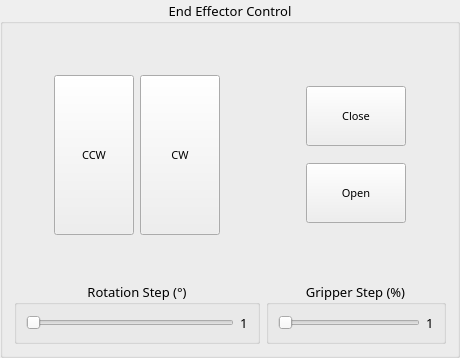
       <widget class="QGroupBox" name="groupBox_2">
        <property name="font">
         <font>
          <family>Ubuntu Thin</family>
          <pointsize>10</pointsize>
         </font>
        </property>
        <property name="title">
         <string>End Effector Control</string>
        </property>
        <property name="alignment">
         <set>Qt::AlignCenter</set>
        </property>
        <layout class="QGridLayout" name="gridLayout_2">
         <item row="0" column="0">
          <spacer name="verticalSpacer_13">
           <property name="font">
            <font>
             <family>Ubuntu Thin</family>
             <pointsize>10</pointsize>
            </font>
           </property>
           <property name="orientation">
            <enum>Qt::Vertical</enum>
           </property>
           <property name="sizeHint" stdset="0">
            <size>
             <width>20</width>
             <height>40</height>
            </size>
           </property>
          </spacer>
         </item>
         <item row="2" column="0">
          <spacer name="verticalSpacer_12">
           <property name="font">
            <font>
             <family>Ubuntu Thin</family>
             <pointsize>10</pointsize>
            </font>
           </property>
           <property name="orientation">
            <enum>Qt::Vertical</enum>
           </property>
           <property name="sizeHint" stdset="0">
            <size>
             <width>20</width>
             <height>40</height>
            </size>
           </property>
          </spacer>
         </item>
         <item row="1" column="0">
          <layout class="QHBoxLayout" name="horizontalLayout">
           <item>
            <spacer name="horizontalSpacer_7">
             <property name="font">
              <font>
               <family>Ubuntu Thin</family>
               <pointsize>10</pointsize>
              </font>
             </property>
             <property name="orientation">
              <enum>Qt::Horizontal</enum>
             </property>
             <property name="sizeHint" stdset="0">
              <size>
               <width>40</width>
               <height>20</height>
              </size>
             </property>
            </spacer>
           </item>
           <item>
            <widget class="QPushButton" name="endeff_ccw_rotation">
             <property name="sizePolicy">
              <sizepolicy hsizetype="Fixed" vsizetype="Fixed">
               <horstretch>0</horstretch>
               <verstretch>0</verstretch>
              </sizepolicy>
             </property>
             <property name="minimumSize">
              <size>
               <width>80</width>
               <height>160</height>
              </size>
             </property>
             <property name="maximumSize">
              <size>
               <width>80</width>
               <height>160</height>
              </size>
             </property>
             <property name="font">
              <font>
               <family>Ubuntu Thin</family>
               <pointsize>8</pointsize>
              </font>
             </property>
             <property name="text">
              <string>CCW</string>
             </property>
            </widget>
           </item>
           <item>
            <widget class="QPushButton" name="endeff_cw_rotation">
             <property name="sizePolicy">
              <sizepolicy hsizetype="Fixed" vsizetype="Fixed">
               <horstretch>0</horstretch>
               <verstretch>0</verstretch>
              </sizepolicy>
             </property>
             <property name="minimumSize">
              <size>
               <width>80</width>
               <height>160</height>
              </size>
             </property>
             <property name="maximumSize">
              <size>
               <width>80</width>
               <height>160</height>
              </size>
             </property>
             <property name="font">
              <font>
               <family>Ubuntu Thin</family>
               <pointsize>8</pointsize>
              </font>
             </property>
             <property name="text">
              <string>CW</string>
             </property>
            </widget>
           </item>
           <item>
            <spacer name="horizontalSpacer_8">
             <property name="font">
              <font>
               <family>Ubuntu Thin</family>
               <pointsize>10</pointsize>
              </font>
             </property>
             <property name="orientation">
              <enum>Qt::Horizontal</enum>
             </property>
             <property name="sizeHint" stdset="0">
              <size>
               <width>40</width>
               <height>20</height>
              </size>
             </property>
            </spacer>
           </item>
          </layout>
         </item>
         <item row="3" column="0">
          <widget class="QGroupBox" name="groupBox_6">
           <property name="font">
            <font>
             <family>Ubuntu Thin</family>
             <pointsize>10</pointsize>
            </font>
           </property>
           <property name="title">
            <string>Rotation Step (°)</string>
           </property>
           <property name="alignment">
            <set>Qt::AlignCenter</set>
           </property>
           <layout class="QHBoxLayout" name="horizontalLayout_8">
            <item>
             <widget class="QSlider" name="endeff_angle_step">
              <property name="font">
               <font>
                <family>Ubuntu Thin</family>
                <pointsize>10</pointsize>
               </font>
              </property>
              <property name="maximum">
               <number>90</number>
              </property>
              <property name="pageStep">
               <number>1</number>
              </property>
              <property name="orientation">
               <enum>Qt::Horizontal</enum>
              </property>
             </widget>
            </item>
            <item>
             <widget class="QLabel" name="endeff_angle_step_show">
              <property name="font">
               <font>
                <family>Ubuntu Thin</family>
                <pointsize>10</pointsize>
               </font>
              </property>
              <property name="text">
               <string>1</string>
              </property>
             </widget>
            </item>
           </layout>
          </widget>
         </item>
         <item row="3" column="1">
          <widget class="QGroupBox" name="groupBox_7">
           <property name="font">
            <font>
             <family>Ubuntu Thin</family>
             <pointsize>10</pointsize>
            </font>
           </property>
           <property name="title">
            <string>Gripper Step (%)</string>
           </property>
           <property name="alignment">
            <set>Qt::AlignCenter</set>
           </property>
           <layout class="QHBoxLayout" name="horizontalLayout_9">
            <item>
             <widget class="QSlider" name="endeff_gripper_step">
              <property name="font">
               <font>
                <family>Ubuntu Thin</family>
                <pointsize>10</pointsize>
               </font>
              </property>
              <property name="minimum">
               <number>1</number>
              </property>
              <property name="maximum">
               <number>100</number>
              </property>
              <property name="pageStep">
               <number>1</number>
              </property>
              <property name="orientation">
               <enum>Qt::Horizontal</enum>
              </property>
             </widget>
            </item>
            <item>
             <widget class="QLabel" name="endeff_gripper_step_show">
              <property name="font">
               <font>
                <family>Ubuntu Thin</family>
                <pointsize>10</pointsize>
               </font>
              </property>
              <property name="text">
               <string>1</string>
              </property>
             </widget>
            </item>
           </layout>
          </widget>
         </item>
         <item row="1" column="1">
          <layout class="QHBoxLayout" name="horizontalLayout_11">
           <item>
            <spacer name="horizontalSpacer_9">
             <property name="font">
              <font>
               <family>Ubuntu Thin</family>
               <pointsize>10</pointsize>
              </font>
             </property>
             <property name="orientation">
              <enum>Qt::Horizontal</enum>
             </property>
             <property name="sizeHint" stdset="0">
              <size>
               <width>40</width>
               <height>20</height>
              </size>
             </property>
            </spacer>
           </item>
           <item>
            <layout class="QVBoxLayout" name="verticalLayout_2">
             <item>
              <widget class="QPushButton" name="endeff_close">
               <property name="sizePolicy">
                <sizepolicy hsizetype="Fixed" vsizetype="Fixed">
                 <horstretch>0</horstretch>
                 <verstretch>0</verstretch>
                </sizepolicy>
               </property>
               <property name="minimumSize">
                <size>
                 <width>100</width>
                 <height>60</height>
                </size>
               </property>
               <property name="maximumSize">
                <size>
                 <width>100</width>
                 <height>60</height>
                </size>
               </property>
               <property name="font">
                <font>
                 <family>Ubuntu Thin</family>
                 <pointsize>8</pointsize>
                </font>
               </property>
               <property name="text">
                <string>Close</string>
               </property>
              </widget>
             </item>
             <item>
              <widget class="QPushButton" name="endeff_open">
               <property name="sizePolicy">
                <sizepolicy hsizetype="Fixed" vsizetype="Fixed">
                 <horstretch>0</horstretch>
                 <verstretch>0</verstretch>
                </sizepolicy>
               </property>
               <property name="minimumSize">
                <size>
                 <width>100</width>
                 <height>60</height>
                </size>
               </property>
               <property name="maximumSize">
                <size>
                 <width>100</width>
                 <height>60</height>
                </size>
               </property>
               <property name="font">
                <font>
                 <family>Ubuntu Thin</family>
                 <pointsize>8</pointsize>
                </font>
               </property>
               <property name="text">
                <string>Open</string>
               </property>
              </widget>
             </item>
            </layout>
           </item>
           <item>
            <spacer name="horizontalSpacer_10">
             <property name="font">
              <font>
               <family>Ubuntu Thin</family>
               <pointsize>10</pointsize>
              </font>
             </property>
             <property name="orientation">
              <enum>Qt::Horizontal</enum>
             </property>
             <property name="sizeHint" stdset="0">
              <size>
               <width>40</width>
               <height>20</height>
              </size>
             </property>
            </spacer>
           </item>
          </layout>
         </item>
        </layout>
       </widget>
